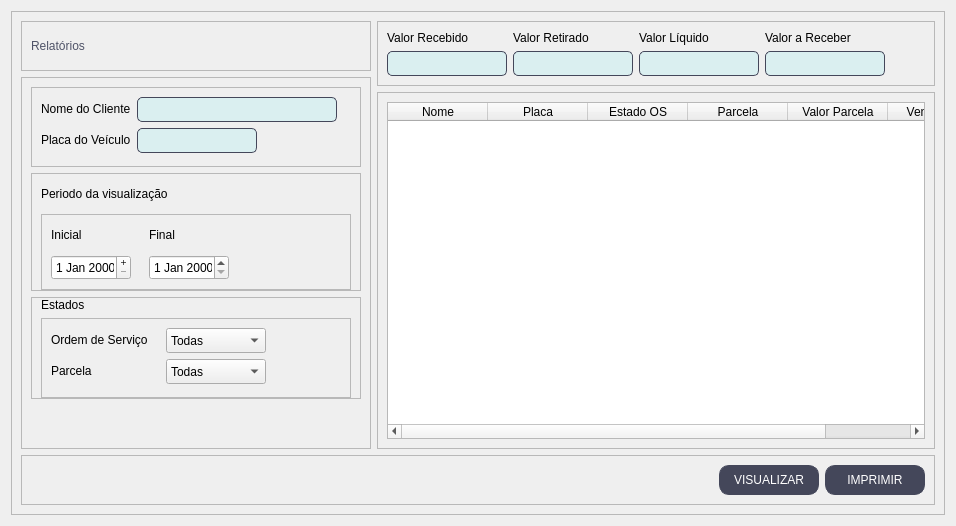
  <widget class="QWidget" name="report_page">
   <layout class="QVBoxLayout" name="verticalLayout_6">
    <item>
     <widget class="QFrame" name="frame_29">
      <property name="frameShape">
       <enum>QFrame::StyledPanel</enum>
      </property>
      <property name="frameShadow">
       <enum>QFrame::Raised</enum>
      </property>
      <layout class="QGridLayout" name="gridLayout_7">
       <item row="0" column="0">
        <widget class="QFrame" name="frame_30">
         <property name="minimumSize">
          <size>
           <width>0</width>
           <height>50</height>
          </size>
         </property>
         <property name="maximumSize">
          <size>
           <width>16777215</width>
           <height>50</height>
          </size>
         </property>
         <property name="styleSheet">
          <string notr="true">QLabel{
	font: 87 12pt &quot;Arial Black&quot;;
	color: #4f5368;
}</string>
         </property>
         <property name="frameShape">
          <enum>QFrame::StyledPanel</enum>
         </property>
         <property name="frameShadow">
          <enum>QFrame::Raised</enum>
         </property>
         <layout class="QVBoxLayout" name="verticalLayout_8">
          <item>
           <widget class="QLabel" name="label_22">
            <property name="text">
             <string>Relatórios</string>
            </property>
           </widget>
          </item>
         </layout>
        </widget>
       </item>
       <item row="0" column="1" rowspan="2">
        <widget class="QFrame" name="frame_39">
         <property name="styleSheet">
          <string notr="true">QLineEdit{
	border-radius: 5px;
	border: 0.5px solid #44475a;
	font:11pt &quot;MS Shell Dlg 2&quot;;
	padding: 1px;
	background-color: #DAEFF0;
}

QLabel{
	font: 75 11pt &quot;Arial&quot;;
}</string>
         </property>
         <property name="frameShape">
          <enum>QFrame::StyledPanel</enum>
         </property>
         <property name="frameShadow">
          <enum>QFrame::Raised</enum>
         </property>
         <layout class="QGridLayout" name="gridLayout_6">
          <item row="1" column="2">
           <widget class="QLineEdit" name="re_liquido">
            <property name="enabled">
             <bool>false</bool>
            </property>
            <property name="minimumSize">
             <size>
              <width>120</width>
              <height>25</height>
             </size>
            </property>
            <property name="maximumSize">
             <size>
              <width>120</width>
              <height>25</height>
             </size>
            </property>
            <property name="readOnly">
             <bool>true</bool>
            </property>
           </widget>
          </item>
          <item row="0" column="2">
           <widget class="QLabel" name="label_36">
            <property name="text">
             <string>Valor Líquido</string>
            </property>
           </widget>
          </item>
          <item row="0" column="0">
           <widget class="QLabel" name="label_32">
            <property name="text">
             <string>Valor Recebido</string>
            </property>
           </widget>
          </item>
          <item row="1" column="1">
           <widget class="QLineEdit" name="re_retirado">
            <property name="enabled">
             <bool>false</bool>
            </property>
            <property name="minimumSize">
             <size>
              <width>120</width>
              <height>25</height>
             </size>
            </property>
            <property name="maximumSize">
             <size>
              <width>120</width>
              <height>25</height>
             </size>
            </property>
            <property name="readOnly">
             <bool>true</bool>
            </property>
           </widget>
          </item>
          <item row="0" column="1">
           <widget class="QLabel" name="label_33">
            <property name="text">
             <string>Valor Retirado</string>
            </property>
           </widget>
          </item>
          <item row="1" column="3">
           <widget class="QLineEdit" name="re_receber">
            <property name="enabled">
             <bool>false</bool>
            </property>
            <property name="minimumSize">
             <size>
              <width>120</width>
              <height>25</height>
             </size>
            </property>
            <property name="maximumSize">
             <size>
              <width>120</width>
              <height>25</height>
             </size>
            </property>
            <property name="readOnly">
             <bool>true</bool>
            </property>
           </widget>
          </item>
          <item row="1" column="4">
           <spacer name="horizontalSpacer_28">
            <property name="orientation">
             <enum>Qt::Horizontal</enum>
            </property>
            <property name="sizeHint" stdset="0">
             <size>
              <width>40</width>
              <height>20</height>
             </size>
            </property>
           </spacer>
          </item>
          <item row="0" column="3">
           <widget class="QLabel" name="label_34">
            <property name="text">
             <string>Valor a Receber</string>
            </property>
           </widget>
          </item>
          <item row="1" column="0">
           <widget class="QLineEdit" name="re_recebido">
            <property name="enabled">
             <bool>false</bool>
            </property>
            <property name="minimumSize">
             <size>
              <width>120</width>
              <height>25</height>
             </size>
            </property>
            <property name="maximumSize">
             <size>
              <width>120</width>
              <height>25</height>
             </size>
            </property>
            <property name="readOnly">
             <bool>true</bool>
            </property>
           </widget>
          </item>
         </layout>
        </widget>
       </item>
       <item row="1" column="0" rowspan="2">
        <widget class="QFrame" name="frame_32">
         <property name="minimumSize">
          <size>
           <width>350</width>
           <height>0</height>
          </size>
         </property>
         <property name="maximumSize">
          <size>
           <width>350</width>
           <height>16777215</height>
          </size>
         </property>
         <property name="styleSheet">
          <string notr="true">QLineEdit{
	border-radius: 5px;
	border: 0.5px solid #44475a;
	font:11pt &quot;MS Shell Dlg 2&quot;;
	padding: 1px;
	background-color: #DAEFF0;
}
QLabel{
	font: 75 11pt &quot;Arial&quot;;
}
QLineEdit:focus{
	border: 1.5px solid #44475a;
}</string>
         </property>
         <property name="frameShape">
          <enum>QFrame::StyledPanel</enum>
         </property>
         <property name="frameShadow">
          <enum>QFrame::Raised</enum>
         </property>
         <layout class="QVBoxLayout" name="verticalLayout_9">
          <item>
           <widget class="QFrame" name="frame_33">
            <property name="minimumSize">
             <size>
              <width>0</width>
              <height>80</height>
             </size>
            </property>
            <property name="maximumSize">
             <size>
              <width>16777215</width>
              <height>80</height>
             </size>
            </property>
            <property name="styleSheet">
             <string notr="true">QLineEdit{
	border-radius: 5px;
	border: 0.5px solid #44475a;
	font:11pt &quot;MS Shell Dlg 2&quot;;
	padding: 1px;
	background-color: #DAEFF0;
}

QLineEdit:focus{
	border: 1.5px solid #44475a;
}
QLabel{
	font: 75 11pt &quot;Arial&quot;;
}</string>
            </property>
            <property name="frameShape">
             <enum>QFrame::StyledPanel</enum>
            </property>
            <property name="frameShadow">
             <enum>QFrame::Raised</enum>
            </property>
            <layout class="QFormLayout" name="formLayout_9">
             <item row="2" column="0">
              <widget class="QLabel" name="label_29">
               <property name="text">
                <string>Placa do Veículo</string>
               </property>
              </widget>
             </item>
             <item row="1" column="0">
              <widget class="QLabel" name="label_24">
               <property name="text">
                <string>Nome do Cliente</string>
               </property>
              </widget>
             </item>
             <item row="1" column="1">
              <widget class="QLineEdit" name="re_nome">
               <property name="minimumSize">
                <size>
                 <width>200</width>
                 <height>25</height>
                </size>
               </property>
               <property name="maximumSize">
                <size>
                 <width>200</width>
                 <height>25</height>
                </size>
               </property>
              </widget>
             </item>
             <item row="2" column="1">
              <widget class="QLineEdit" name="re_placa">
               <property name="minimumSize">
                <size>
                 <width>120</width>
                 <height>25</height>
                </size>
               </property>
               <property name="maximumSize">
                <size>
                 <width>120</width>
                 <height>25</height>
                </size>
               </property>
              </widget>
             </item>
            </layout>
           </widget>
          </item>
          <item>
           <widget class="QFrame" name="frame_34">
            <property name="minimumSize">
             <size>
              <width>0</width>
              <height>0</height>
             </size>
            </property>
            <property name="maximumSize">
             <size>
              <width>16777215</width>
              <height>16777215</height>
             </size>
            </property>
            <property name="styleSheet">
             <string notr="true">QLineEdit{
	border-radius: 5px;
	border: 0.5px solid #44475a;
	font:11pt &quot;MS Shell Dlg 2&quot;;
	padding: 1px;
	background-color: #DAEFF0;
}
QLabel{
	font: 75 11pt &quot;Arial&quot;;
}</string>
            </property>
            <property name="frameShape">
             <enum>QFrame::StyledPanel</enum>
            </property>
            <property name="frameShadow">
             <enum>QFrame::Raised</enum>
            </property>
            <layout class="QGridLayout" name="gridLayout_4">
             <property name="topMargin">
              <number>0</number>
             </property>
             <property name="bottomMargin">
              <number>0</number>
             </property>
             <property name="verticalSpacing">
              <number>0</number>
             </property>
             <item row="1" column="0">
              <widget class="QLabel" name="label_25">
               <property name="minimumSize">
                <size>
                 <width>0</width>
                 <height>40</height>
                </size>
               </property>
               <property name="maximumSize">
                <size>
                 <width>16777215</width>
                 <height>40</height>
                </size>
               </property>
               <property name="text">
                <string>Periodo da visualização</string>
               </property>
              </widget>
             </item>
             <item row="2" column="0">
              <widget class="QFrame" name="frame_35">
               <property name="minimumSize">
                <size>
                 <width>0</width>
                 <height>0</height>
                </size>
               </property>
               <property name="maximumSize">
                <size>
                 <width>16777215</width>
                 <height>16777215</height>
                </size>
               </property>
               <property name="frameShape">
                <enum>QFrame::StyledPanel</enum>
               </property>
               <property name="frameShadow">
                <enum>QFrame::Raised</enum>
               </property>
               <layout class="QGridLayout" name="gridLayout_3">
                <property name="topMargin">
                 <number>0</number>
                </property>
                <property name="horizontalSpacing">
                 <number>18</number>
                </property>
                <property name="verticalSpacing">
                 <number>0</number>
                </property>
                <item row="0" column="3">
                 <widget class="QLabel" name="label_27">
                  <property name="minimumSize">
                   <size>
                    <width>0</width>
                    <height>40</height>
                   </size>
                  </property>
                  <property name="maximumSize">
                   <size>
                    <width>16777215</width>
                    <height>40</height>
                   </size>
                  </property>
                  <property name="text">
                   <string>Final</string>
                  </property>
                 </widget>
                </item>
                <item row="1" column="3">
                 <widget class="QDateEdit" name="re_data_f">
                  <property name="minimumSize">
                   <size>
                    <width>80</width>
                    <height>25</height>
                   </size>
                  </property>
                  <property name="maximumSize">
                   <size>
                    <width>80</width>
                    <height>25</height>
                   </size>
                  </property>
                 </widget>
                </item>
                <item row="0" column="0">
                 <widget class="QLabel" name="label_26">
                  <property name="minimumSize">
                   <size>
                    <width>0</width>
                    <height>40</height>
                   </size>
                  </property>
                  <property name="maximumSize">
                   <size>
                    <width>16777215</width>
                    <height>40</height>
                   </size>
                  </property>
                  <property name="text">
                   <string>Inicial</string>
                  </property>
                 </widget>
                </item>
                <item row="1" column="0">
                 <widget class="QDateEdit" name="re_data_i">
                  <property name="minimumSize">
                   <size>
                    <width>80</width>
                    <height>25</height>
                   </size>
                  </property>
                  <property name="maximumSize">
                   <size>
                    <width>80</width>
                    <height>25</height>
                   </size>
                  </property>
                  <property name="contextMenuPolicy">
                   <enum>Qt::DefaultContextMenu</enum>
                  </property>
                  <property name="layoutDirection">
                   <enum>Qt::LeftToRight</enum>
                  </property>
                  <property name="buttonSymbols">
                   <enum>QAbstractSpinBox::PlusMinus</enum>
                  </property>
                  <property name="correctionMode">
                   <enum>QAbstractSpinBox::CorrectToPreviousValue</enum>
                  </property>
                 </widget>
                </item>
                <item row="0" column="4">
                 <spacer name="horizontalSpacer_26">
                  <property name="orientation">
                   <enum>Qt::Horizontal</enum>
                  </property>
                  <property name="sizeHint" stdset="0">
                   <size>
                    <width>40</width>
                    <height>20</height>
                   </size>
                  </property>
                 </spacer>
                </item>
               </layout>
              </widget>
             </item>
            </layout>
           </widget>
          </item>
          <item>
           <widget class="QFrame" name="frame_37">
            <property name="frameShape">
             <enum>QFrame::StyledPanel</enum>
            </property>
            <property name="frameShadow">
             <enum>QFrame::Raised</enum>
            </property>
            <layout class="QGridLayout" name="gridLayout_10">
             <property name="topMargin">
              <number>0</number>
             </property>
             <property name="bottomMargin">
              <number>0</number>
             </property>
             <property name="horizontalSpacing">
              <number>0</number>
             </property>
             <item row="0" column="0">
              <widget class="QLabel" name="label_35">
               <property name="text">
                <string>Estados</string>
               </property>
              </widget>
             </item>
             <item row="1" column="0">
              <widget class="QFrame" name="frame_36">
               <property name="minimumSize">
                <size>
                 <width>0</width>
                 <height>80</height>
                </size>
               </property>
               <property name="maximumSize">
                <size>
                 <width>16777215</width>
                 <height>80</height>
                </size>
               </property>
               <property name="frameShape">
                <enum>QFrame::StyledPanel</enum>
               </property>
               <property name="frameShadow">
                <enum>QFrame::Raised</enum>
               </property>
               <layout class="QFormLayout" name="formLayout_10">
                <property name="horizontalSpacing">
                 <number>18</number>
                </property>
                <item row="0" column="0">
                 <widget class="QLabel" name="label_28">
                  <property name="text">
                   <string>Ordem de Serviço</string>
                  </property>
                 </widget>
                </item>
                <item row="0" column="1">
                 <widget class="QComboBox" name="re_estado_os">
                  <property name="minimumSize">
                   <size>
                    <width>100</width>
                    <height>25</height>
                   </size>
                  </property>
                  <property name="maximumSize">
                   <size>
                    <width>100</width>
                    <height>25</height>
                   </size>
                  </property>
                  <item>
                   <property name="text">
                    <string>Todas</string>
                   </property>
                  </item>
                  <item>
                   <property name="text">
                    <string>Abertas</string>
                   </property>
                  </item>
                  <item>
                   <property name="text">
                    <string>Quitadas</string>
                   </property>
                  </item>
                  <item>
                   <property name="text">
                    <string>Canceladas</string>
                   </property>
                  </item>
                 </widget>
                </item>
                <item row="1" column="0">
                 <widget class="QLabel" name="label_30">
                  <property name="text">
                   <string>Parcela</string>
                  </property>
                 </widget>
                </item>
                <item row="1" column="1">
                 <widget class="QComboBox" name="re_estado_p">
                  <property name="minimumSize">
                   <size>
                    <width>100</width>
                    <height>25</height>
                   </size>
                  </property>
                  <property name="maximumSize">
                   <size>
                    <width>100</width>
                    <height>25</height>
                   </size>
                  </property>
                  <item>
                   <property name="text">
                    <string>Todas</string>
                   </property>
                  </item>
                  <item>
                   <property name="text">
                    <string>Abertas</string>
                   </property>
                  </item>
                  <item>
                   <property name="text">
                    <string>Quitadas</string>
                   </property>
                  </item>
                 </widget>
                </item>
               </layout>
              </widget>
             </item>
            </layout>
           </widget>
          </item>
          <item>
           <spacer name="verticalSpacer_3">
            <property name="orientation">
             <enum>Qt::Vertical</enum>
            </property>
            <property name="sizeHint" stdset="0">
             <size>
              <width>20</width>
              <height>40</height>
             </size>
            </property>
           </spacer>
          </item>
         </layout>
        </widget>
       </item>
       <item row="2" column="1">
        <widget class="QFrame" name="frame_31">
         <property name="frameShape">
          <enum>QFrame::StyledPanel</enum>
         </property>
         <property name="frameShadow">
          <enum>QFrame::Raised</enum>
         </property>
         <layout class="QGridLayout" name="gridLayout_5">
          <item row="0" column="0">
           <widget class="QTableWidget" name="re_tabela">
            <property name="enabled">
             <bool>true</bool>
            </property>
            <property name="styleSheet">
             <string notr="true">font: 10pt &quot;Arial&quot;;</string>
            </property>
            <property name="selectionMode">
             <enum>QAbstractItemView::SingleSelection</enum>
            </property>
            <property name="selectionBehavior">
             <enum>QAbstractItemView::SelectRows</enum>
            </property>
            <property name="showGrid">
             <bool>false</bool>
            </property>
            <property name="gridStyle">
             <enum>Qt::SolidLine</enum>
            </property>
            <column>
             <property name="text">
              <string>Nome</string>
             </property>
            </column>
            <column>
             <property name="text">
              <string>Placa</string>
             </property>
            </column>
            <column>
             <property name="text">
              <string>Estado OS</string>
             </property>
            </column>
            <column>
             <property name="text">
              <string>Parcela</string>
             </property>
            </column>
            <column>
             <property name="text">
              <string>Valor Parcela</string>
             </property>
            </column>
            <column>
             <property name="text">
              <string>Vencimento</string>
             </property>
            </column>
           </widget>
          </item>
         </layout>
        </widget>
       </item>
       <item row="3" column="0" colspan="2">
        <widget class="QFrame" name="frame_38">
         <property name="minimumSize">
          <size>
           <width>0</width>
           <height>50</height>
          </size>
         </property>
         <property name="maximumSize">
          <size>
           <width>16777215</width>
           <height>50</height>
          </size>
         </property>
         <property name="styleSheet">
          <string notr="true">QPushButton{
	font: 87 8pt &quot;Arial Black&quot;;
	border: 0.5px solid #44475a;
	border-radius: 10px;
	color: rgb(255, 255, 255);
	background-color: #44475a;
}
QPushButton:hover{
	background-color: #4f5368;
}</string>
         </property>
         <property name="frameShape">
          <enum>QFrame::StyledPanel</enum>
         </property>
         <property name="frameShadow">
          <enum>QFrame::Raised</enum>
         </property>
         <layout class="QHBoxLayout" name="horizontalLayout_23">
          <item>
           <spacer name="horizontalSpacer_27">
            <property name="orientation">
             <enum>Qt::Horizontal</enum>
            </property>
            <property name="sizeHint" stdset="0">
             <size>
              <width>40</width>
              <height>20</height>
             </size>
            </property>
           </spacer>
          </item>
          <item>
           <widget class="QPushButton" name="re_visualizar">
            <property name="styleSheet">
             <string notr="true">QPushButton{
	font: 87 8pt &quot;Arial Black&quot;;
	border: 0.5px solid #44475a;
	border-radius: 10px;
	color: rgb(255, 255, 255);
	background-color: #44475a;
	min-width: 98;
	max-width: 98;
	min-height: 28;
	max-height: 28;
}
QPushButton:hover{
	background-color: #4f5368;
}</string>
            </property>
            <property name="text">
             <string>VISUALIZAR</string>
            </property>
           </widget>
          </item>
          <item>
           <widget class="QPushButton" name="re_imprimir">
            <property name="styleSheet">
             <string notr="true">QPushButton{
	font: 87 8pt &quot;Arial Black&quot;;
	border: 0.5px solid #44475a;
	border-radius: 10px;
	color: rgb(255, 255, 255);
	background-color: #44475a;
	min-width: 98;
	max-width: 98;
	min-height: 28;
	max-height: 28;
}
QPushButton:hover{
	background-color: #4f5368;
}</string>
            </property>
            <property name="text">
             <string>IMPRIMIR</string>
            </property>
           </widget>
          </item>
         </layout>
        </widget>
       </item>
      </layout>
     </widget>
    </item>
   </layout>
  </widget>
